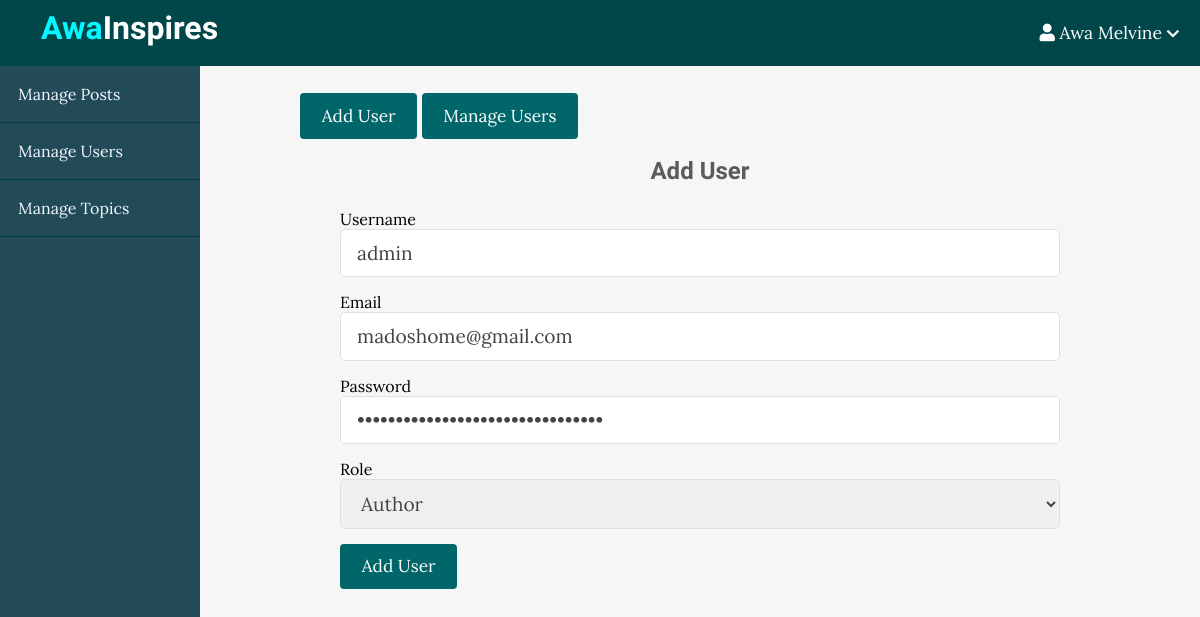
The page /updateuser.php?updateid=1 on the database its author committed.
### tables this page shows
CREATE TABLE `users` (
  `id` int(11) NOT NULL,
  `username` varchar(250) NOT NULL,
  `email` varchar(250) NOT NULL,
  `password` varchar(250) NOT NULL,
  `role` varchar(250) NOT NULL,
  `created_at` timestamp NOT NULL DEFAULT current_timestamp()
);

### updateuser.php (the view, shortened to what this page needs)
<?php
include("connect.php");
$id=$_GET['updateid'];
$sql="SELECT * FROM users WHERE id=$id";
$result=mysqli_query($con,$sql);
$row=mysqli_fetch_assoc($result);
$username=$row['username'];
$email=$row['email'];
$password=$row['password'];
$role=$row['role'];
?>
<!DOCTYPE html>
<html lang="en">
    <head>
        <link rel="stylesheet"
            href="https://use.fontawesome.com/releases/v5.7.2/css/all.css"
>
        <link rel="stylesheet" href="style.css">
        <link rel="stylesheet" href="admin.css">
    </head>
    <body>
        <header>
            <div class="logo">
                <h1 class="logo-text"><span>Awa</span>Inspires</h1>
            </div>
            <ul class="nav">
                <li>
                    <a href="#">
                        <i class="fa fa-user"></i>
                        Awa Melvine
                        <i class="fa fa-chevron-down" style="font-size: .8em;"></i>
                    </a>
                </li>
            </ul>
        </header>
        <div class="admin-wrapper">
            <div class="left-sidebar">
                <ul>
                    <li><a href="indexPost.php">Manage Posts</a></li>
                    <li><a href="indexUser.php">Manage Users</a></li>
                    <li><a href="indexTopic.php">Manage Topics</a></li>
                </ul>
            </div>
            <div class="admin-content">
                <div class="button-group">
                    <a href="createUser.php" class="btn btn-big">Add User</a>
                    <a href="indexUser.php" class="btn btn-big">Manage Users</a>
                </div>
                <div class="content">
                    <h2 class="page-title">Add User</h2>
                    <form action="createUser.php" method="post">
                        <div>
                            <label>Username</label>
                            <input type="text" name="username"
                                class="text-input" value=<?php echo $username;?>>
                        </div>
                        <div>
                            <label>Email</label>
                            <input type="email" name="email" class="text-input" value=<?php echo $email; ?>>
                        </div>
                        <div>
                            <label>Password</label>
                            <input type="password" name="password"
                                class="text-input" value=<?php echo $password; ?>>
                        </div>
                        <div>
                            <label>Role</label>
                            <select name="role" class="text-input" value=<?php echo $role; ?>>
                                <option value="Author">Author</option>
                            </select>
                        </div>
                        <div>
                            <button type="submit" name="submit" class="btn btn-big">Add User</button>
                        </div>
                    </form>
                </div>
            </div>
        </div>
    </body>
</html>

### style.css (style rules this page uses)
* { box-sizing: border-box }
html, body { height: 100%; padding: 0px; margin: 0px; background: #f6f6f6; font-family: 'Lora', serif; }
h1, h2, h3, h4, h5, h6 { font-family: 'Candal', serif; color: #5c5b5b; margin: 5px; }
a { text-decoration: none; color: inherit; }
.btn { padding: .5rem 1rem; background: #006669; color: white; border: 1px solid transparent; border-radius: .25rem; font-size: 1.08em; font-family: 'Lora', serif; }
.btn-big { padding: .7rem 1.3rem; line-height: 1.3rem; }
.text-input { padding: .7rem 1rem; display: block; width: 100%; border-radius: 5px; border: 1px solid #e0e0e0; outline: none; color: #444; line-height: 1.5rem; font-size: 1.2em; font-family: 'Lora', serif; }
header { background: #008489; height: 66px; }
header * { color: white; }
header .logo { float: left; height: inherit; margin-left: 2em; }
header .logo-text { margin: 9px; font-family: 'Candal', serif; }
header .logo-text span { color: #05f7ff; }
header ul { float: right; margin: 0px; padding: 0px; list-style: none; }
header ul li { float: left; position: relative; }
header ul li a { display: block; padding: 21px; font-size: 1.1em; text-decoration: none; }
.content { width: 90%; margin: 30px auto 30px; }

### admin.css (style rules this page uses)
header { background: #01474a; }
.admin-wrapper { display: flex; height: calc(100% - 66px); }
.admin-wrapper .left-sidebar { flex: 2; height: 100%; background: #234a57; }
.admin-wrapper .left-sidebar ul { list-style: none; margin: 0px; padding: 0px; color: aliceblue; }
.admin-wrapper .left-sidebar ul li a { padding: 18px; display: block; border-bottom: 1px solid #004044; }
.admin-wrapper .admin-content { flex: 8; height: 100%; padding: 40px 100px 100px; overflow-y: scroll; }
.admin-content .page-title { text-align: center; margin-bottom: 1.5rem; }
form div { margin-bottom: 15px; }

### rows shown on the page
users: username "admin", email "madoshome@gmail.com", role "Author"
